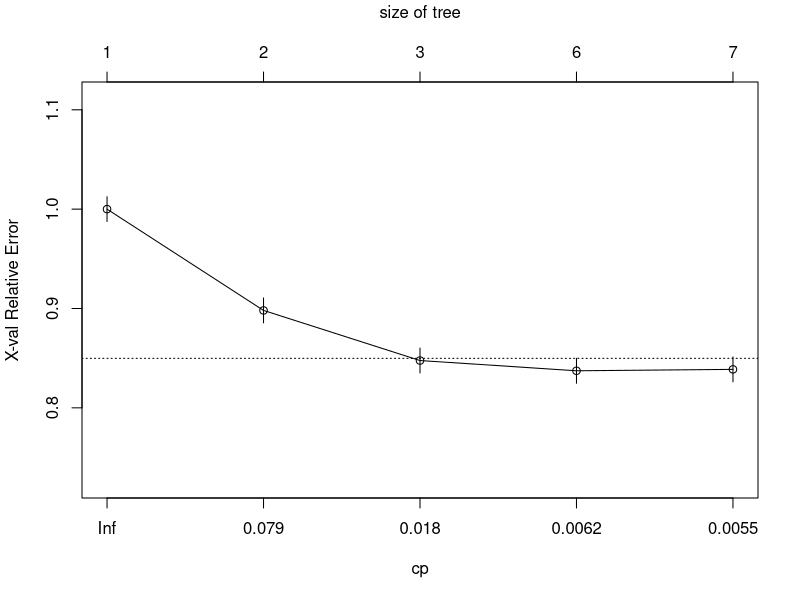
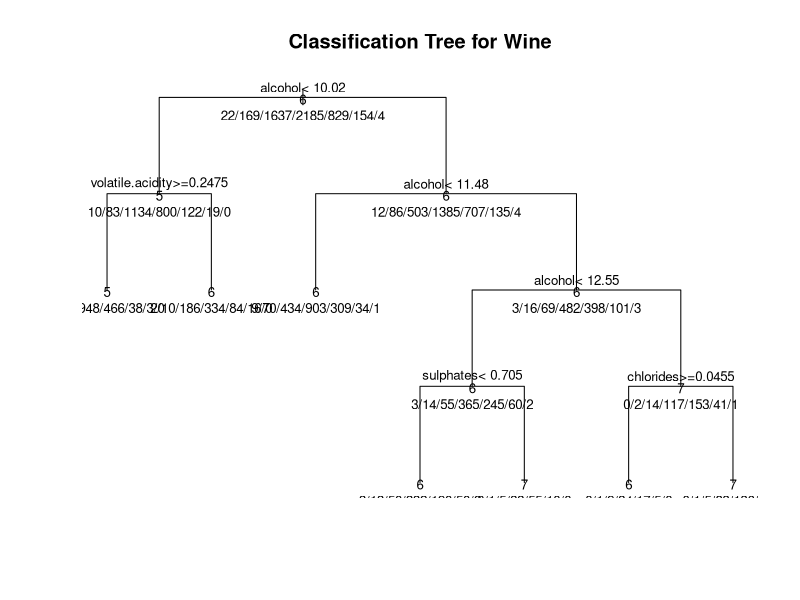

These figures' R source, in order:
# Classification Tree with rpart
library(rpart)

wine.train <- read.csv("wine.train.csv", header=TRUE)
# grow tree 
fit <- rpart(quality ~.,
             method="class", data=wine.train, control=rpart.control(minsplit=30, cp=0.005))

printcp(fit) # display the results 
plotcp(fit) # visualize cross-validation results 
summary(fit) # detailed summary of splits

# plot tree 
plot(fit, uniform=TRUE, 
     main="Classification Tree for Wine")
text(fit, use.n=TRUE, all=TRUE, cex=.8)

cv.error <- function(model.fn, formula, num.folds, train.data) {
  train.data<-train.data[sample(nrow(train.data)),]
  N = nrow(train.data);
  fold.size <- floor(N/num.folds);
  error <- 0.0
  
  fold.begin <- 1; fold.end <- floor(N/num.folds);
  for (i in 1:num.folds) {
    # train model on all-but-i^th fold
    model.i <- model.fn(formula, method="class", control=rpart.control(minsplit=30, cp=0.001), data=train.data[-(fold.begin:fold.end),]);
    plot(model.i, uniform=TRUE, 
         main="Classification Tree for Wine")
    # add in i^th fold training error
    predict.i <- predict(model.i, type = "class", train.data[fold.begin:fold.end,1:12]);
    if (class(predict.i) == "factor") {
      predict.i <- as.numeric(predict.i);
      if(i == 1) {print(predict.i);}
    }
    error <- error + sum((predict.i-train.data[fold.begin:fold.end,]$quality)^2);
    # update fold.begin and fold.end
    fold.begin <- fold.end + 1;
    fold.end <- fold.begin + fold.size - 1;
  }
  
  return(sqrt(error));
}